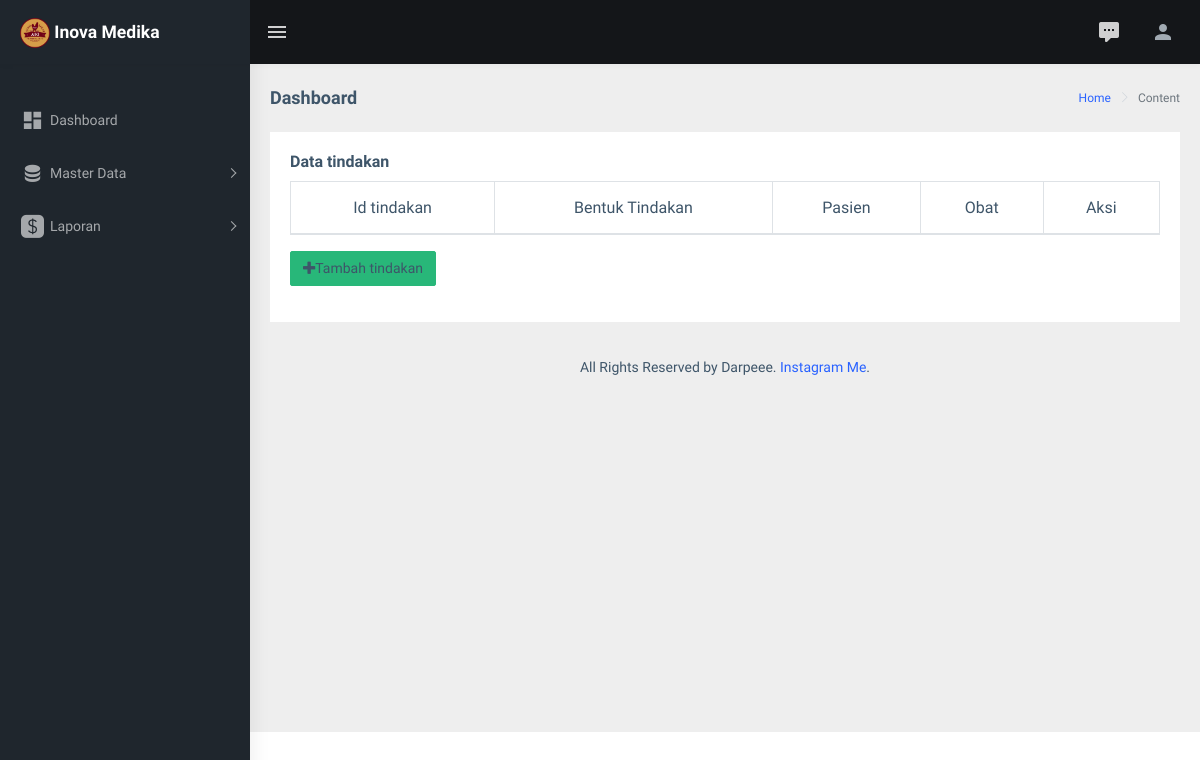
/index.php/c_tindakan, run on an earlier commit of the app's database.
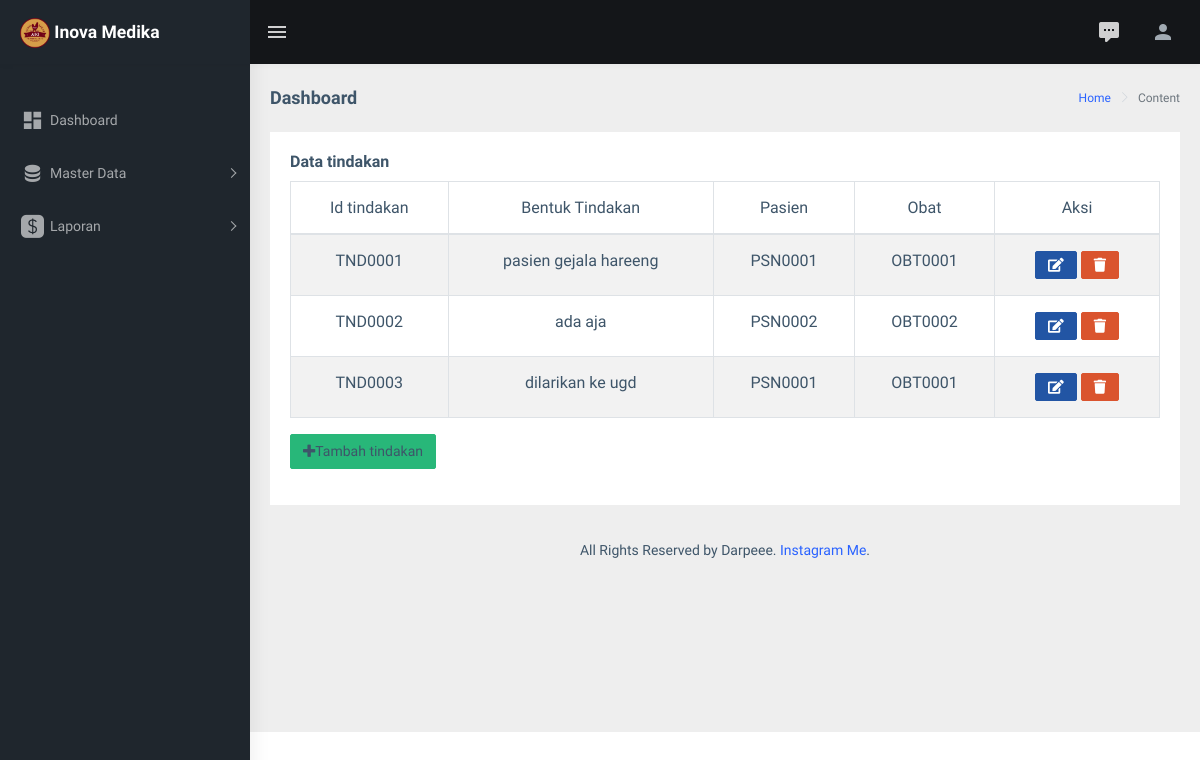
And on a later commit of the database.
### tables this page shows
CREATE TABLE `tindakan` (
  `id_tindakan` varchar(50) NOT NULL,
  `bentuk_tindakan` varchar(50) NOT NULL,
  `id_pasien` varchar(50) NOT NULL,
  `id_obat` varchar(50) NOT NULL
);

### application/controllers/c_tindakan.php (called while the page is built, shortened)
<?php
class C_tindakan extends CI_controller{
	function __construct(){
		$this->load->model(array('m_tindakan','m_pasien','m_obat'));
	}
	function index(){
		$dariDB = $this->m_tindakan->cekkodebarang();
        $nourut = substr($dariDB, 3, 4);
        $id_skrg = $nourut + 1;
        $data = array('id_tindakan' => $id_skrg);
		$data['obat'] = $this->m_obat->getObat()->result();
		$data['pasien'] = $this->m_pasien->getPasien()->result();
		$data['tindakan'] = $this->m_tindakan->select()->result();
		$this->load->view('Main/tindakan',$data);
	}
}
?>

### index.php (called while the page is built, shortened)
<?php
require_once BASEPATH.'core/CodeIgniter.php';

### application/models/m_tindakan.php (called while the page is built, shortened)
<?php
	class M_tindakan extends CI_model{
		public function select($where = ""){
		$data= $this->db->query("select * from tindakan ".$where);
		return $data;
	}
}
?>

### application/views/Main/tindakan.php (the view, shortened to what this page needs)
<html lang="en">
<?php include "header.php"; ?>
<link rel="stylesheet" type="text/css" href="<?php echo base_url('assets/extra-libs/multicheck/multicheck.css')?>">
<link href="<?php echo base_url('assets/libs/datatables.net-bs4/css/dataTables.bootstrap4.css" rel="stylesheet')?>">
<link href="<?php echo base_url('assets/dist/css/style.min.css" rel="stylesheet')?>">
    <div class="container-fluid">
        <div class="row">
            <div class="col-12">
                <div class="card">
                    <div class="card-body">
                    <h5 class="card-title">Data tindakan</h5>
                <div class="table-responsive">
            <table id="zero_config" class="table table-striped table-bordered" id="mydata">
        <thead>
			<tr align="center">
				<th>Id tindakan</th>
				<th>Bentuk Tindakan</th>
				<th>Pasien</th>
				<th>Obat</th>
				<th>Aksi</th>
			</tr>
		</thead>
		<tbody>
			<?php
				foreach ($tindakan as $key => $values){
					echo "
						<tr  align='center'>
						<td>".$tindakan[$key]->id_tindakan."</td>
						<td>".$tindakan[$key]->bentuk_tindakan."</td>
                        <td>".$tindakan[$key]->id_pasien."</td>
                        <td>".$tindakan[$key]->id_obat."</td>
					";?>
				<td align="center">
				<a class="btn btn-info btn-us" title="ubah" href="<?php echo base_url();?>C_tindakan/edit/<?php echo $tindakan[$key]->id_tindakan;?>"><span class="fa fa-edit"></span></a>
				<a class="btn btn-danger btn-us" title="hapus" onclick="return confirm('Ingin menghapus Data?');" href="<?php echo base_url();?>C_tindakan/delete/<?php echo $tindakan[$key]->id_tindakan;?>"><span class ="fa fa-trash"></span></a>
				</td>
				<?php echo "</tr>";
				}
			?>
		</tbody>
	</table>
	<p><a data-toggle="modal" data-target="#modal_add_new3" class="btn btn-success"><i class="fa fa-plus"></i>Tambah tindakan</a></p>
 		</div>
    </div>
</div>
<footer class="footer text-center">
                All Rights Reserved by Darpeee. <a href="https://instagram.com/darpeee/">Instagram Me</a>.
            </footer>
</html>

### application/views/Main/header.php (shortened to what this page needs)
<!DOCTYPE html>
<html dir="ltr" lang="en">
<head>
    <link href="<?php echo base_url('assets/libs/flot/css/float-chart.css')?>" rel="stylesheet">
    <link href="<?php echo base_url('assets/dist/css/style.min.css')?>" rel="stylesheet">
</head>
<body>
    <div id="main-wrapper">
        <header class="topbar" data-navbarbg="skin5">
            <nav class="navbar top-navbar navbar-expand-md navbar-dark">
                <div class="navbar-header" data-logobg="skin5">
                    <a class="navbar-brand" href="<?php echo base_url('Main/home_admin'); ?>">
                        <b class="logo-icon p-l-10">
                            <img src="<?php echo base_url('assets/logo.png')?>" href="<?php echo base_url('Main/home_admin')?>" width="30px";height="30px" alt="homepage" class="light-logo" />
                            Inova Medika
                        </b>
                    </a>
                </div>
                <div class="navbar-collapse collapse" id="navbarSupportedContent" data-navbarbg="skin5">
                    <ul class="navbar-nav float-left mr-auto">
                        <li class="nav-item d-none d-md-block"><a class="nav-link sidebartoggler waves-effect waves-light" href="javascript:void(0)" data-sidebartype="mini-sidebar"><i class="mdi mdi-menu font-24"></i></a></li>
                    </ul>
                    <ul class="navbar-nav float-right">
                        <li class="nav-item dropdown">
                            <a class="nav-link dropdown-toggle waves-effect waves-dark" href="" id="2" data-toggle="dropdown" aria-haspopup="true" aria-expanded="false"> <i class="font-24 mdi mdi-comment-processing"></i>
                            </a>
                        </li>
                        <li class="nav-item dropdown">
                            <a class="nav-link dropdown-toggle text-muted waves-effect waves-dark pro-pic" href="" data-toggle="dropdown" aria-haspopup="true" aria-expanded="false"><i class="mdi mdi-account font-24"></i></a>
                        </li>
                    </ul>
                </div>
            </nav>
        </header>
        <aside class="left-sidebar" data-sidebarbg="skin5">
            <div class="scroll-sidebar">
                <nav class="sidebar-nav">
                    <ul id="sidebarnav" class="p-t-30">
                        <li class="sidebar-item"> <a class="sidebar-link waves-effect waves-dark sidebar-link" href="<?php echo base_url('Main/home_admin'); ?>" aria-expanded="false"><i class="mdi mdi-view-dashboard"></i><span class="hide-menu">Dashboard</span></a></li>
                        <li class="sidebar-item"> <a class="sidebar-link has-arrow waves-effect waves-dark" href="javascript:void(0)" aria-expanded="false"><i class="mdi mdi-database"></i><span class="hide-menu">Master Data </span></a>
                        </li>
                        <li class="sidebar-item"> <a class="sidebar-link has-arrow waves-effect waves-dark" href="javascript:void(0)" aria-expanded="false"><i class="mdi mdi-square-inc-cash"></i><span class="hide-menu">Laporan </span></a>
                        </li>
                    </nav>
            </div>
        </aside>
        <div class="page-wrapper">
             <div class="page-breadcrumb">
                <div class="row">
                    <div class="col-12 d-flex no-block align-items-center">
                        <h4 class="page-title">Dashboard</h4>
                        <div class="ml-auto text-right">
                            <nav aria-label="breadcrumb">
                                <ol class="breadcrumb">
                                    <li class="breadcrumb-item"><a href="<?php echo base_url('Main/dashboard'); ?>">Home</a></li>
                                    <li class="breadcrumb-item active" aria-current="page">Content</li>
                                </ol>
                            </nav>
                        </div>
                    </div>
                </div>
            </div>
    </body>
</html>

What changed in the data, as far as the page shows it:
added tindakan: id_tindakan "TND0001", bentuk_tindakan "pasien gejala hareeng", id_pasien "PSN0001", id_obat "OBT0001"
added tindakan: id_tindakan "TND0002", bentuk_tindakan "ada aja", id_pasien "PSN0002", id_obat "OBT0002"
added tindakan: id_tindakan "TND0003", bentuk_tindakan "dilarikan ke ugd", id_pasien "PSN0001", id_obat "OBT0001"
